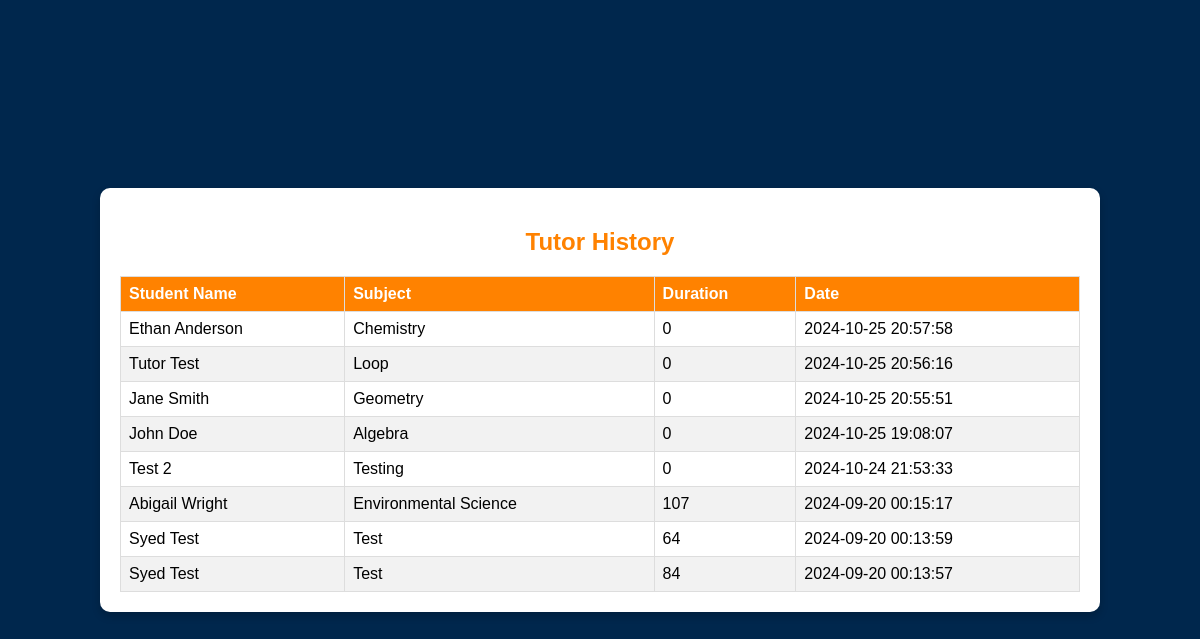
/tutor_history.php, run on the app's committed database.
### tables this page shows
CREATE TABLE `tutor_sessions` (
  `id` int(11) NOT NULL,
  `student_name` varchar(255) DEFAULT NULL,
  `student_id` varchar(50) DEFAULT NULL,
  `subject` varchar(255) DEFAULT NULL,
  `session_type` varchar(20) DEFAULT NULL,
  `session_duration` int(11) DEFAULT NULL,
  `session_date` timestamp NOT NULL DEFAULT current_timestamp()
);

### tutor_history.php (the view, shortened to what this page needs)
<?php
require 'db_connect.php';
$query = "SELECT * FROM tutor_sessions ORDER BY session_date DESC";
$stmt = $conn->prepare($query);
$stmt->execute();
$tutorHistory = $stmt->fetchAll(PDO::FETCH_ASSOC);
?>
<!DOCTYPE html>
<html lang="en">
<head>
</head>
<body>
    <div class="container">
        <h2>Tutor History</h2>
        <table>
            <thead>
                <tr>
                    <th>Student Name</th>
                    <th>Subject</th>
                    <th>Duration</th>
                    <th>Date</th>
                </tr>
            </thead>
            <tbody>
                <?php foreach ($tutorHistory as $history): ?>
                <tr>
                    <td><?php echo htmlspecialchars($history['student_name']); ?></td>
                    <td><?php echo htmlspecialchars($history['subject']); ?></td>
                    <td><?php echo htmlspecialchars($history['session_duration']); ?></td>
                    <td><?php echo htmlspecialchars($history['session_date']); ?></td>
                </tr>
                <?php endforeach; ?>
            </tbody>
        </table>
    </div>
</body>
</html>

### tutor_history.php (style rules this page uses)
body { font-family: Arial, sans-serif; background-color: #00274d; color: white; margin: 0; padding: 0; display: flex; justify-content: center; align-items: center; height: 100vh; }
.container { width: 80%; max-width: 1200px; background-color: white; color: black; padding: 20px; border-radius: 10px; box-shadow: 0 4px 8px rgba(0, 0, 0, 0.2); }
h2 { text-align: center; color: #ff8200; }
table { width: 100%; border-collapse: collapse; margin-top: 20px; }
table, th, td { border: 1px solid #ddd; padding: 8px; text-align: left; }
th { background-color: #ff8200; color: white; }
tr:nth-child(even) { background-color: #f2f2f2; }

### data on the page
tutor_sessions: student_name "Ethan Anderson", subject "Chemistry", session_duration "0", session_date "2024-10-25 20:57:58"
tutor_sessions: student_name "Tutor Test", subject "Loop", session_duration "0", session_date "2024-10-25 20:56:16"
tutor_sessions: student_name "Jane Smith", subject "Geometry", session_duration "0", session_date "2024-10-25 20:55:51"
tutor_sessions: student_name "John Doe", subject "Algebra", session_duration "0", session_date "2024-10-25 19:08:07"
tutor_sessions: student_name "Test 2", subject "Testing", session_duration "0", session_date "2024-10-24 21:53:33"
tutor_sessions: student_name "Abigail Wright", subject "Environmental Science", session_duration "107", session_date "2024-09-20 00:15:17"
tutor_sessions: student_name "Syed Test", subject "Test", session_duration "64", session_date "2024-09-20 00:13:59"
tutor_sessions: student_name "Syed Test", subject "Test", session_duration "84", session_date "2024-09-20 00:13:57"
